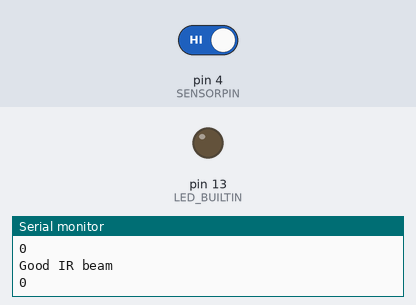
Simulated run of this sketch. Board: Arduino Uno, built with avr-gcc and run on an emulated ATmega328P. Parts: output pins drawn as LEDs (lit = HIGH), the last lines printed to the serial monitor. The test bench sets the inputs (shaded band); at power-on: pin 4 (SENSORPIN) HIGH.

Above: at 4.8 s.
4.9 s: pin 4 (SENSORPIN) driven LOW
At 7.2 s:
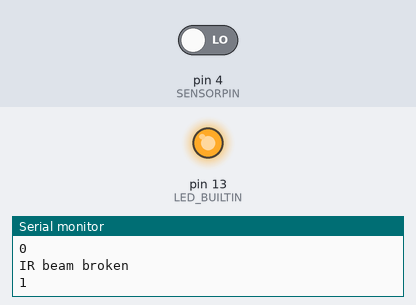
7.6 s: pin 4 (SENSORPIN) driven HIGH
At 8.9 s:
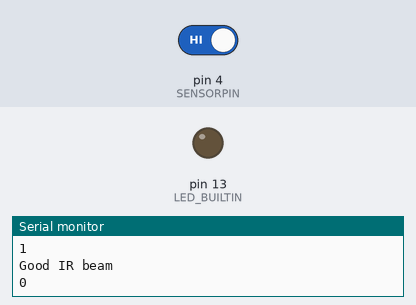
Timing chart, 0 to 10.6 s (numbered marks = the images above; inputs shaded):
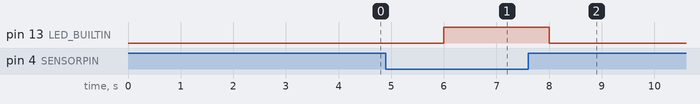

Measured:
- after the input at 4.9 s, pin 13 (LED_BUILTIN): LOW → HIGH after 1.1 s
- after the input at 7.6 s, pin 13 (LED_BUILTIN): HIGH → LOW after 0.40 s

The sketch:

IRBeam_test.ino
```cpp
/*arduino:avr:uno
  Dave Skura, 2022

  IR Breakbeam sensor demo!

*/

#define SENSORPIN 4

void setup() {
  Serial.begin(9600);

	pinMode(LED_BUILTIN, OUTPUT);

  pinMode(SENSORPIN, INPUT_PULLUP);     // INPUT ?
  //digitalWrite(SENSORPIN, HIGH); // turn on the pullup

}

void loop(){
	bool beam_isbroken = chk_IR_beam();
	Serial.println(beam_isbroken);
	delay(2000);

}

bool chk_IR_beam() {
	int sensorState = digitalRead(SENSORPIN);
	bool isbroken = false;

	// check if the sensor beam is broken
	if (sensorState == LOW) {
		digitalWrite(LED_BUILTIN, HIGH);
		isbroken = true;
		Serial.println("IR beam broken");
	} else {
		digitalWrite(LED_BUILTIN, LOW);
		isbroken = false;
		Serial.println("Good IR beam");
	}
	return isbroken;

}
```
